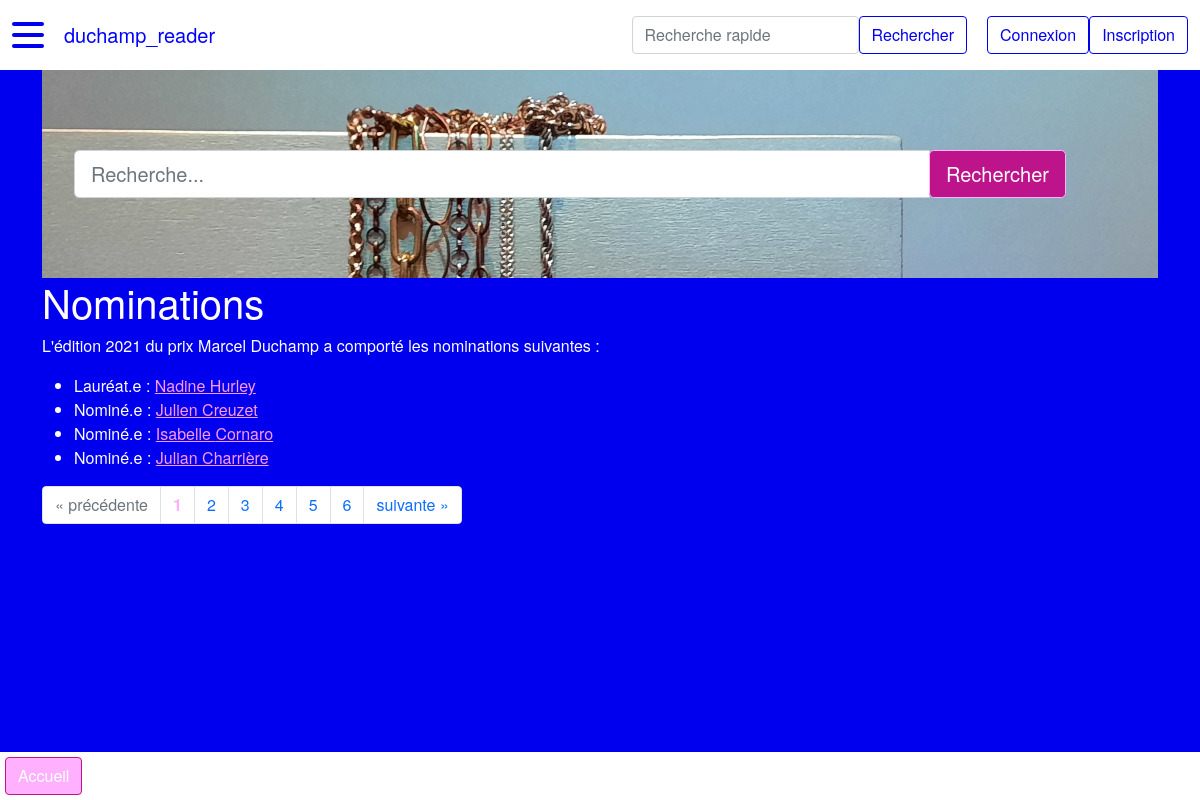
The page /nomination on the database as committed earlier.
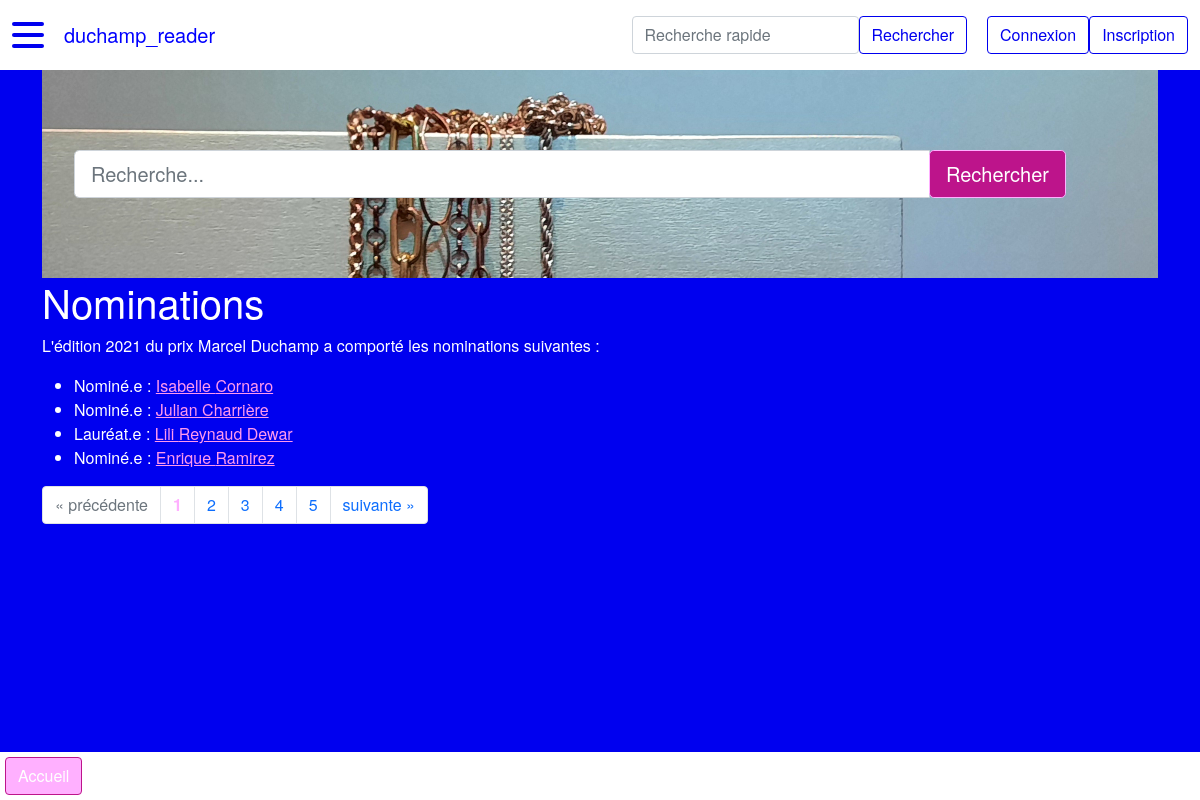
The same page on the database as committed later.
### duchamp_reader/modeles/classes_generic.py (models this page shows, shortened)
class Nomination(db.Model):
    __tablename__ = "nomination"
    id = db.Column(db.Integer, unique=True, nullable=False, primary_key=True, autoincrement=True)
    annee = db.Column(db.Integer, nullable=False) # format YYYY
    laureat = db.Column(db.Boolean, nullable=False, default=0) # 1 si lauréat, 0 si non
    id_artiste = db.Column(db.Integer, db.ForeignKey("artiste.id"), nullable=False)
    id_theme = db.Column(db.Integer, db.ForeignKey("theme.id"), nullable=False)
    classname = db.Column(db.Text, nullable=False, default="nomination")
    authorship = db.relationship("AuthorshipNomination", back_populates="nomination")
    artiste = db.relationship("Artiste", back_populates="nomination")
    theme = db.relationship("Theme", back_populates="nomination", uselist=False)

class Artiste(db.Model):
    __tablename__ = "artiste"
    id = db.Column(db.Integer, unique=True, nullable=False, primary_key=True, autoincrement=True)
    nom = db.Column(db.Text, nullable=False)
    prenom = db.Column(db.Text, nullable=False)
    annee_naissance = db.Column(db.Integer) # format YYYY
    genre = db.Column(db.String(1))  # M : masculin, F : femme, A : autre/non-binaire
    id_wikidata = db.Column(db.Text)
    id_ville_naissance = db.Column(db.Integer, db.ForeignKey("ville.id"))
    id_ville_residence = db.Column(db.Integer, db.ForeignKey("ville.id"))
    classname = db.Column(db.Text, nullable=False, default="artiste")
    authorship = db.relationship("AuthorshipArtiste", back_populates="artiste")
    represent = db.relationship("RelationRepresente", back_populates="artiste")
    ville_naissance = db.relationship("Ville", foreign_keys=[id_ville_naissance],
                                      backref="artiste_ville_naissance", uselist=False)
    ville_residence = db.relationship("Ville", foreign_keys=[id_ville_residence],
                                      backref="artiste_ville_residence", uselist=False)
    nomination = db.relationship("Nomination", back_populates="artiste", uselist=False)

### duchamp_reader/routes.py (the view)
@app.route("/nomination")
def nomination_index():
    page = request.args.get("page", 1)
    titre = "Nominations"
    if isinstance(page, str) and page.isdigit():
        page = int(page)
    else:
        page = 1
    nominations = Nomination.query.join(Artiste, Nomination.id_artiste == Artiste.id)\
        .join(Theme, Nomination.id_theme == Theme.id)\
        .order_by(Nomination.id.desc()).paginate(page=page, per_page=PERPAGE)
    return render_template("pages/nomination_index.html", titre=titre, nominations=nominations,
                           last_nominations=last_nominations, last_artistes=last_artistes, last_galeries=last_galeries,
                           last_themes=last_themes, last_villes=last_villes)

### duchamp_reader/templates/pages/nomination_index.html (shortened to what this page needs)
{% extends "conteneur.html" %}
{% block homesearch %}
    {% include "partials/recherche.html" %}
{% endblock %}
{% block corps %}
<h1>{{titre}}</h1>
    {% if nominations %}
        <p>L'édition {{nominations.items[1].annee}} du prix Marcel Duchamp a comporté les nominations suivantes :</p>
        <ul>
            {% for nomination in nominations.items %}
                <li>
                    {% if nomination.laureat == 1 %}Lauréat.e {% else %}Nominé.e {% endif %}:
                    <a href="{{url_for('artiste_main', id_artiste=nomination.id_artiste)}}">
                        {{nomination.artiste.prenom}} {{nomination.artiste.nom}}
                    </a>
                </li>
            {% endfor %}
        </ul>
        <nav aria-label="research-pagination">
            <ul class="pagination">
                {% if nominations.has_prev %}
                    <li class="page-item">
                {% else%}
                    <li class="page-item disabled">
                {% endif %}
                        <a class="page-link" href="{{url_for('nomination_index', page=nominations.prev_num)}}" aria-label="Previous">
                            <span aria-hidden="true">&laquo;</span>
                            <span class="sr-only">précédente</span>
                        </a>
                    </li>
                {% for page in nominations.iter_pages() %}
                    {% if page %}
                        {% if page != nominations.page %}
                        <li class="page-item">
                            <a class="page-link" href="{{url_for('nomination_index', page=page)}}">
                                {{page}}
                            </a>
                        </li>
                        {% else %}
                            <li class="page-item active disabled">
                                <a class="page-link"><b style="color: var(--custom-light-pink)">{{page}}</b></a>
                            </li>
                        {% endif %}
                    {% else %}
                    <li class="page-item disabled">
                        <a class="page-link">...</a>
                    </li>
                    {% endif %}
                {% endfor %}
                {% if nominations.has_next %}
                    <li class="page-item">
                {% else %}
                    <li class="page-item disabled">
                {% endif %}
                    <a class="page-link" href="{{url_for('nomination_index', page=nominations.next_num)}}" aria-label="Next">
                        <span class="sr-only">suivante</span>
                        <span aria-hidden="true">&raquo;</span>
                    </a>
                </li>
            </ul>
        </nav>
    {% endif %}
    <div class="basdepage">
        <a class="btn" href="{{url_for('accueil')}}">Accueil</a>
    </div>
{% endblock %}

Rows that differ between the two databases and show on the page:
removed Nomination: annee "2021", laureat "Nominé.e", artiste.prenom "Julien", artiste.nom "Creuzet"
removed Nomination: laureat "Lauréat.e", artiste.prenom "Nadine", artiste.nom "Hurley"
now on this page (row unchanged): Nomination: laureat "Lauréat.e", artiste.prenom "Lili", artiste.nom "Reynaud Dewar"
now on this page (row unchanged): Nomination: laureat "Nominé.e", artiste.prenom "Enrique", artiste.nom "Ramirez"
Other text that changed with them:
list line gone: "6"
